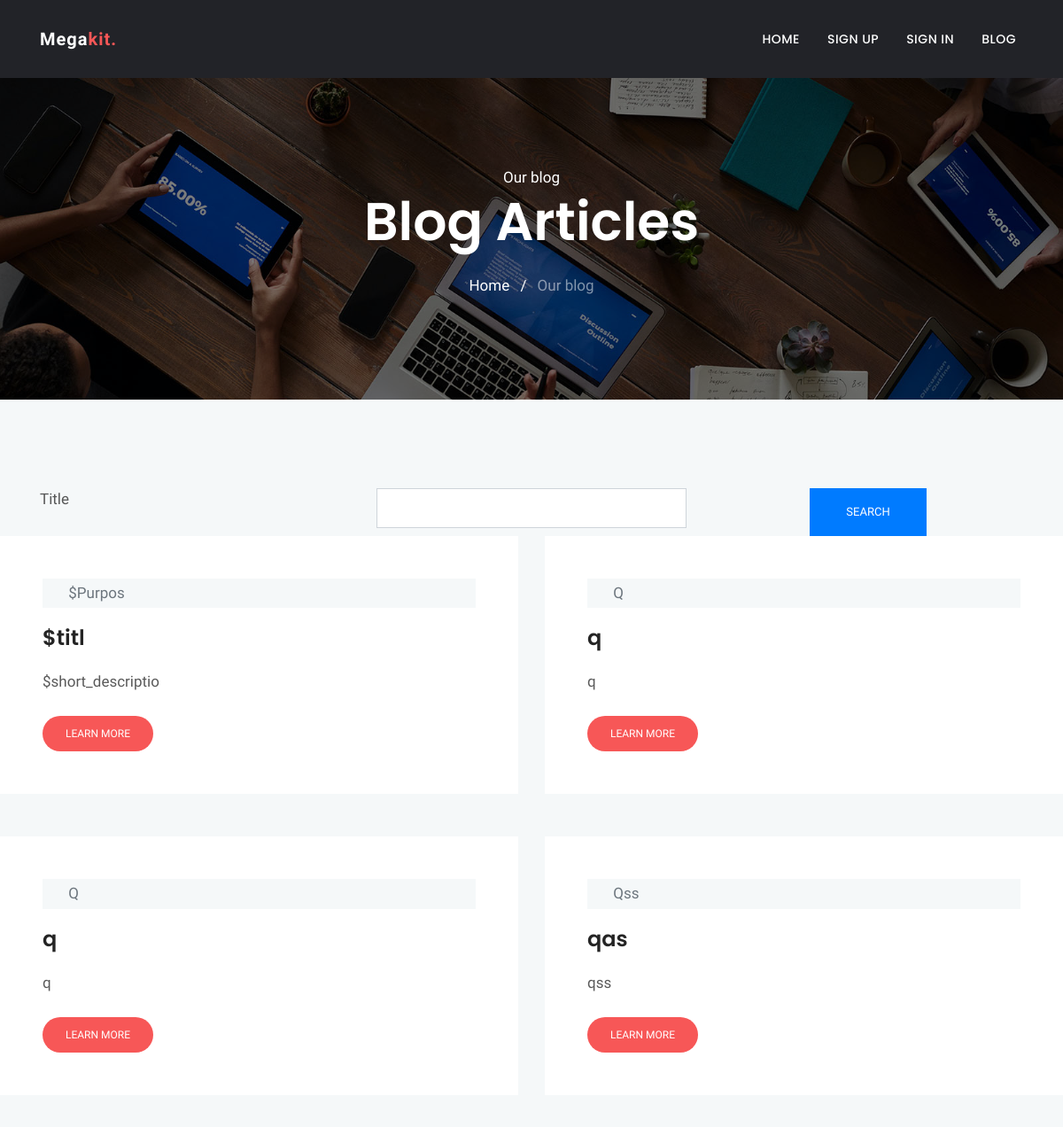
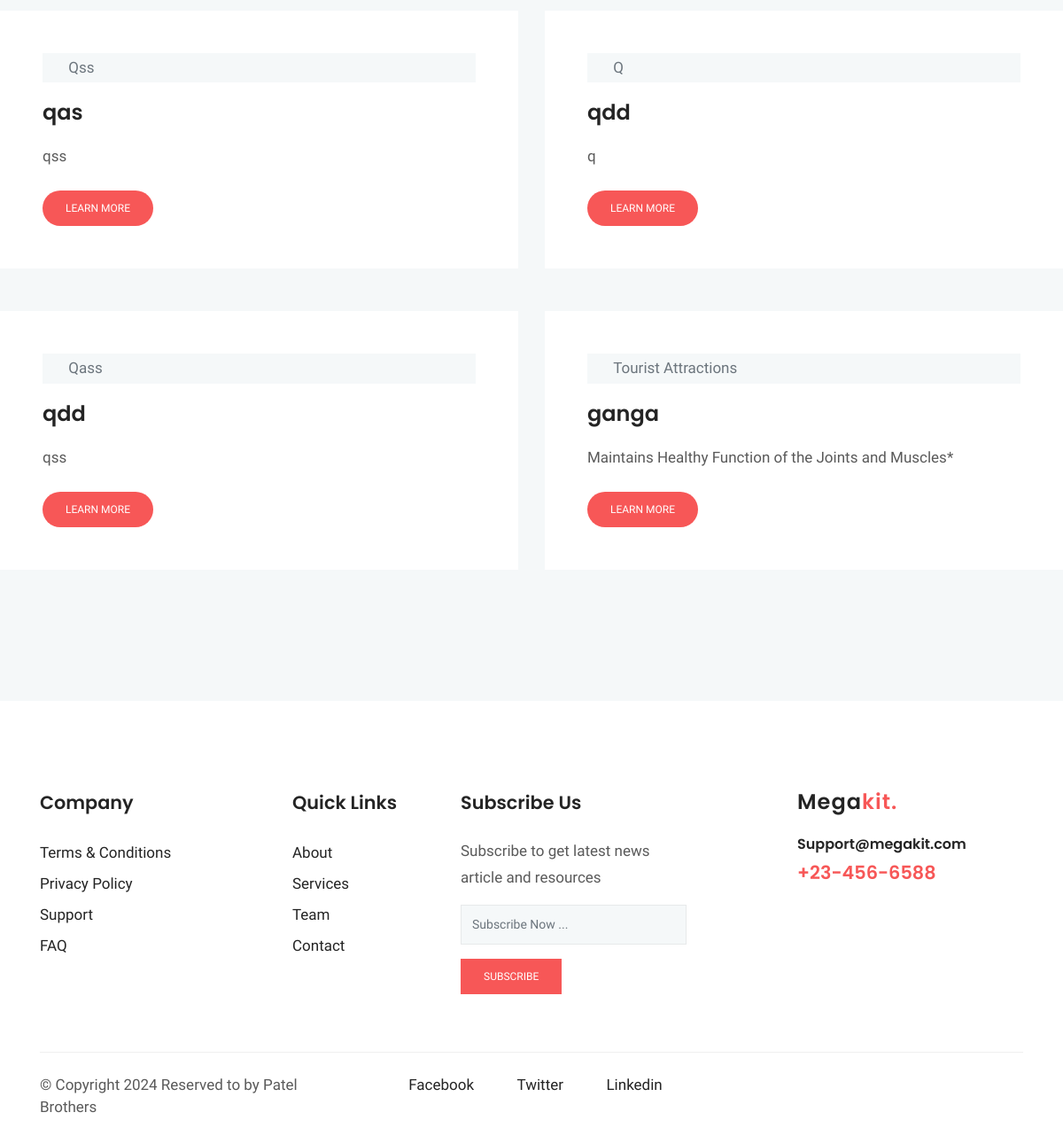
The app's page /blog-grid.php with its own data (2 pictures, top to bottom).
### tables this page shows
CREATE TABLE `blog` (
  `id` int(11) NOT NULL,
  `title` varchar(100) NOT NULL,
  `purpose` varchar(100) NOT NULL,
  `short_description` varchar(255) NOT NULL,
  `long_description` text NOT NULL,
  `created_at` timestamp NULL DEFAULT NULL,
  `updated_at` timestamp NULL DEFAULT NULL
);

### blog-grid.php (the view, shortened to what this page needs)
<?php
	include 'header.php';
	include 'config.php';
?>
<section class="page-title bg-1">
  <div class="container">
    <div class="row">
      <div class="col-md-12">
        <div class="block text-center">
          <span class="text-white">Our blog</span>
          <h1 class="text-capitalize mb-4 text-lg">Blog articles</h1>
          <ul class="list-inline">
            <li class="list-inline-item"><a href="index.html" class="text-white">Home</a></li>
            <li class="list-inline-item"><span class="text-white">/</span></li>
            <li class="list-inline-item"><a href="#" class="text-white-50">Our blog</a></li>
          </ul>
        </div>
      </div>
    </div>
  </div>
</section>
<section class="section blog-wrap bg-gray">
    <div class="container">
    <form action="" method="GET">
    <div class="row justifu-content-center">
          <div class="col-md-4">
            <label class="form-label">Title</label>
          </div>
          <div class="col-md-4">
            <input type="text" name="title" class="form-control">
          </div>
          <div class="col-md-4 text-center">
            <button type="search" class="btn btn-sm btn-primary">Search</button>
          </div>
            </div>
        </div>
        <div class="row">
          <?php
            if(!empty($title)){
              $sql="SELECT * FROM blog WHERE title='$title'";
            }else{
               $sql="SELECT * FROM blog";
            }
            $res=mysqli_query($conn,$sql);
            if(mysqli_num_rows($res) > 0){
              foreach ($res as $row){
                ?>
                  <div class="col-lg-6 col-md-6 mb-5">
                    <div class="blog-item-content bg-white p-5">
                      <div class="blog-item-meta bg-gray py-1 px-2">
                        <span class="text-muted text-capitalize mr-3"><i class="ti-pencil-alt mr-2"></i><?= $row['purpose']; ?></span>
                      </div>
                      <h3 class="mt-3 mb-3"><a href="blog-single.php?id=1"><?= $row['title']; ?></a></h3>
                      <p class="mb-4"><?= $row['short_description']; ?></p>
                      <a href="blog-single.php?id=<?= $row['id']; ?>" class="btn btn-small btn-main btn-round-full">Learn More</a>
                    </div>
                  </div>
              <?php
            }
          }
        ?>
      </div>
    </div>
<?php include 'footer.php'; ?>

### web/css/style.css (style rules this page uses)
html { overflow-x: hidden; }
body { line-height: 1.5; font-family: "Hind", serif; -webkit-font-smoothing: antialiased; font-size: 17px; color: rgba(0, 0, 0, 0.65); }
h1, .h1, h2, .h2, h3, .h3, h4, .h4, h5, .h5, h6, .h6 { font-family: "Poppins", sans-serif; font-weight: 600; color: #242424; }
h1, .h1 { font-size: 2.5rem; }
h3, .h3 { font-size: 1.5rem; }
p { line-height: 30px; }
input[type="email"], input[type="password"], input[type="text"], input[type="tel"] { box-shadow: none; height: 45px; outline: none; font-size: 14px; }
.form-control { box-shadow: none; border-radius: 0; }
.btn { display: inline-block; font-size: 14px; font-size: 0.8125rem; font-weight: 400; padding: 1rem 2.5rem; text-transform: uppercase; border-radius: 0; transition: all 0.2s ease; }
.btn-main, .btn-transparent, .btn-small { background: #f75757; color: #fff; transition: all 0.2s ease; }
.btn-small { padding: 10px 25px; font-size: 12px; }
.btn-round-full { border-radius: 50px; }
.bg-gray { background: #f5f8f9; }
.section { padding: 100px 0; }
.overly, .page-title, .slider, .cta, .hero-img { position: relative; }
.overly:before, .page-title:before, .slider:before, .cta:before, .hero-img:before { content: ""; position: absolute; left: 0; top: 0; bottom: 0; right: 0; width: 100%; height: 100%; opacity: 0.5; background: #000; }
.text-lg { font-size: 3.75rem; }
a { color: #242424; text-decoration: none; }
.page-title { padding: 100px 0; }
.page-title .block h1 { color: #fff; }
.bg-1 { background: url("../images/bg/home-2.jpg") no-repeat 50% 50%; background-size: cover; }
.blog-item-content h3 { line-height: 36px; }
.blog-item-content h3 a { transition: all .4s ease 0s; }

### records on screen
blog: purpose "$purpos", title "$titl", short_description "$short_descriptio"
blog: purpose "Q", title "q", short_description "q"
blog: purpose "Q", title "q", short_description "q"
blog: purpose "Qss", title "qas", short_description "qss"
blog: purpose "Qss", title "qas", short_description "qss"
blog: purpose "Q", title "qdd", short_description "q"
blog: purpose "Qass", title "qdd", short_description "qss"
blog: purpose "Tourist Attractions", title "ganga", short_description "Maintains Healthy Function of the Joints and Muscles*"
